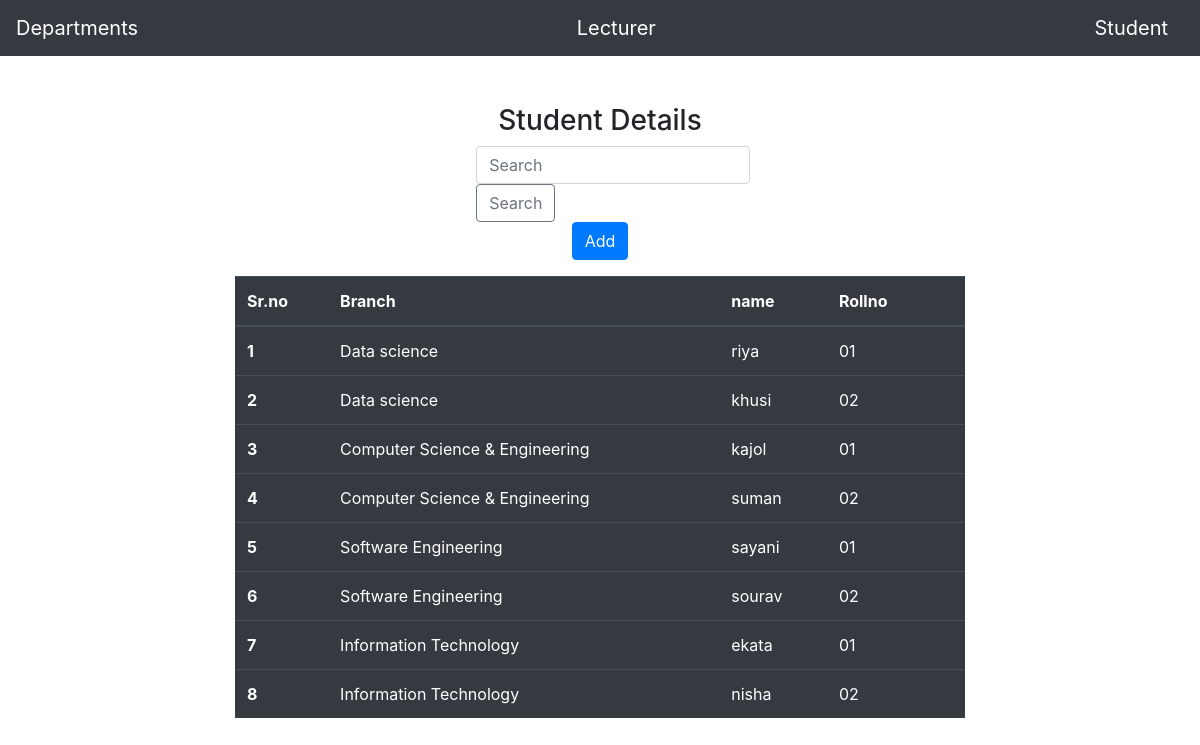
Page /studenthome/ on the committed database.
### app/models.py (models this page shows)
class student(models.Model):
    dep=models.ForeignKey(department,on_delete=models.CASCADE)
    name=models.CharField(max_length=30)
    rollno=models.CharField(max_length=30)

class department(models.Model):
    branch=models.CharField(max_length=50)
    def __str__(self):
        return self.branch

### app/views.py (the view)
# urls.py: path('studenthome/',views.studenthome,name='studenthome'),
def studenthome(request):
        stu_data=student.objects.all()
        return render(request,'pages/studenthome.html',{'studata':stu_data})

### app/templates/pages/studenthome.html (shortened to what this page needs)
{% include 'pages/base.html' %}
{% block main_content%}
<section class="container">
 <div class="row justify-content-around text-center text-black mt-5">
 <div class="col-sm-8">
 <center><h3>Student Details</h3></center>
 </div>
 </div>
 <center>
 <div class="col-sm-3">
 <form class="form-inline my-2 my-lg-0 " method=POST action="{% url 'search' %}" >
      <input class="form-control mr-sm-2" type="search" placeholder="Search" aria-label="Search" name="search">
      <button class="btn btn-outline-secondary" type="submit">Search</button>
    </form>
 </div>
<div class="row justify-content-around">
 <div class="col-sm-8">
 <a href="{% url 'add_student'%}" class='btn btn-primary float-end'>Add</a>
 </div>
 </div>
 <div class="row justify-content-around text-black mt-3">
 <div class="col-sm-8">
 <table class="table table-dark">
  <thead>
    <tr>
      <th scope="col">Sr.no</th>
      <th scope="col">Branch</th>
      <th scope="col">name</th>
      <th scope="col">Rollno</th>
      <th></th>
    </tr>
  </thead>
  <tbody>
{% for stu in studata%}
    <tr>
      <th scope="row">{{forloop.counter}}</th>
      <td>{{stu.dep}}</td>
      <td>{{stu.name}}</td>
      <td>{{stu.rollno}}</td>
      <td class="aline-line">
      </td>
    </tr>
  {% endfor %}
  </tbody>
</table>
</div>
</div>
</section>
{%endblock main_content%}

### app/templates/pages/base.html (shortened to what this page needs)
<!DOCTYPE html>
<html>
    <head>
        <link rel="stylesheet" href="https://cdn.jsdelivr.net/npm/bootstrap@4.6.0/dist/css/bootstrap.min.css">
    </head>
    <body>
        <nav class="navbar navbar-dark bg-dark justify-content-between">
     <a class="navbar-brand" href="{% url 'home' %}">Departments</a>
     <a class="navbar-brand" href="{% url 'lecturehome' %}">Lecturer</a>
     <a class="navbar-brand" href="{% url 'studenthome' %}">Student</a>
    </nav>
    </body>
</html>

### rows in the picture
student: dep "Data science", name "riya", rollno "01"
student: dep "Data science", name "khusi", rollno "02"
student: dep "Computer Science & Engineering", name "kajol", rollno "01"
student: dep "Computer Science & Engineering", name "suman", rollno "02"
student: dep "Software Engineering", name "sayani", rollno "01"
student: dep "Software Engineering", name "sourav", rollno "02"
student: dep "Information Technology", name "ekata", rollno "01"
student: dep "Information Technology", name "nisha", rollno "02"
